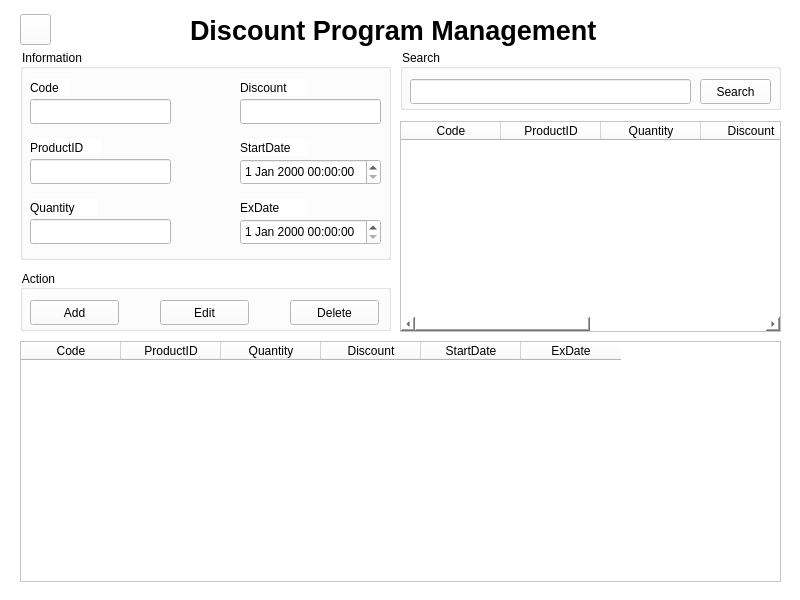
<?xml version="1.0" encoding="UTF-8"?>
<ui version="4.0">
 <class>MainWindow</class>
 <widget class="QMainWindow" name="MainWindow">
  <property name="geometry">
   <rect>
    <x>0</x>
    <y>0</y>
    <width>800</width>
    <height>600</height>
   </rect>
  </property>
  <property name="windowTitle">
   <string>MainWindow</string>
  </property>
  <property name="styleSheet">
   <string notr="true">background-color: rgb(255, 255, 255);</string>
  </property>
  <widget class="QWidget" name="centralwidget">
   <widget class="QLabel" name="label">
    <property name="geometry">
     <rect>
      <x>190</x>
      <y>0</y>
      <width>411</width>
      <height>61</height>
     </rect>
    </property>
    <property name="font">
     <font>
      <pointsize>20</pointsize>
      <weight>75</weight>
      <bold>true</bold>
     </font>
    </property>
    <property name="text">
     <string>Discount Program Management</string>
    </property>
   </widget>
   <widget class="QTableWidget" name="listview1">
    <property name="geometry">
     <rect>
      <x>20</x>
      <y>341</y>
      <width>761</width>
      <height>241</height>
     </rect>
    </property>
    <column>
     <property name="text">
      <string>Code</string>
     </property>
    </column>
    <column>
     <property name="text">
      <string>ProductID</string>
     </property>
    </column>
    <column>
     <property name="text">
      <string>Quantity</string>
     </property>
    </column>
    <column>
     <property name="text">
      <string>Discount</string>
     </property>
    </column>
    <column>
     <property name="text">
      <string>StartDate</string>
     </property>
    </column>
    <column>
     <property name="text">
      <string>ExDate</string>
     </property>
    </column>
   </widget>
   <widget class="QGroupBox" name="groupBox">
    <property name="geometry">
     <rect>
      <x>20</x>
      <y>49</y>
      <width>371</width>
      <height>211</height>
     </rect>
    </property>
    <property name="title">
     <string>Information</string>
    </property>
    <widget class="QLabel" name="label_2">
     <property name="geometry">
      <rect>
       <x>10</x>
       <y>30</y>
       <width>41</width>
       <height>17</height>
      </rect>
     </property>
     <property name="text">
      <string>Code</string>
     </property>
    </widget>
    <widget class="QLineEdit" name="txt_code">
     <property name="geometry">
      <rect>
       <x>10</x>
       <y>50</y>
       <width>141</width>
       <height>25</height>
      </rect>
     </property>
    </widget>
    <widget class="QLabel" name="label_3">
     <property name="geometry">
      <rect>
       <x>10</x>
       <y>90</y>
       <width>71</width>
       <height>17</height>
      </rect>
     </property>
     <property name="text">
      <string>ProductID</string>
     </property>
    </widget>
    <widget class="QLineEdit" name="txt_ProductID">
     <property name="geometry">
      <rect>
       <x>10</x>
       <y>110</y>
       <width>141</width>
       <height>25</height>
      </rect>
     </property>
    </widget>
    <widget class="QLabel" name="label_4">
     <property name="geometry">
      <rect>
       <x>10</x>
       <y>150</y>
       <width>67</width>
       <height>17</height>
      </rect>
     </property>
     <property name="text">
      <string>Quantity</string>
     </property>
    </widget>
    <widget class="QLineEdit" name="txt_Quantity">
     <property name="geometry">
      <rect>
       <x>10</x>
       <y>170</y>
       <width>141</width>
       <height>25</height>
      </rect>
     </property>
    </widget>
    <widget class="QLineEdit" name="txt_Discount">
     <property name="geometry">
      <rect>
       <x>220</x>
       <y>50</y>
       <width>141</width>
       <height>25</height>
      </rect>
     </property>
    </widget>
    <widget class="QLabel" name="label_5">
     <property name="geometry">
      <rect>
       <x>220</x>
       <y>30</y>
       <width>67</width>
       <height>17</height>
      </rect>
     </property>
     <property name="text">
      <string>Discount</string>
     </property>
    </widget>
    <widget class="QDateTimeEdit" name="StartDate">
     <property name="geometry">
      <rect>
       <x>220</x>
       <y>110</y>
       <width>141</width>
       <height>26</height>
      </rect>
     </property>
    </widget>
    <widget class="QDateTimeEdit" name="ExDate">
     <property name="geometry">
      <rect>
       <x>220</x>
       <y>170</y>
       <width>141</width>
       <height>26</height>
      </rect>
     </property>
    </widget>
    <widget class="QLabel" name="label_6">
     <property name="geometry">
      <rect>
       <x>220</x>
       <y>90</y>
       <width>67</width>
       <height>17</height>
      </rect>
     </property>
     <property name="text">
      <string>StartDate</string>
     </property>
    </widget>
    <widget class="QLabel" name="label_7">
     <property name="geometry">
      <rect>
       <x>220</x>
       <y>150</y>
       <width>67</width>
       <height>17</height>
      </rect>
     </property>
     <property name="text">
      <string>ExDate</string>
     </property>
    </widget>
   </widget>
   <widget class="QGroupBox" name="groupBox_2">
    <property name="geometry">
     <rect>
      <x>20</x>
      <y>270</y>
      <width>371</width>
      <height>61</height>
     </rect>
    </property>
    <property name="title">
     <string>Action</string>
    </property>
    <widget class="QPushButton" name="btn_Add">
     <property name="geometry">
      <rect>
       <x>10</x>
       <y>30</y>
       <width>89</width>
       <height>25</height>
      </rect>
     </property>
     <property name="text">
      <string>Add</string>
     </property>
    </widget>
    <widget class="QPushButton" name="btn_Edit">
     <property name="geometry">
      <rect>
       <x>140</x>
       <y>30</y>
       <width>89</width>
       <height>25</height>
      </rect>
     </property>
     <property name="text">
      <string>Edit</string>
     </property>
    </widget>
    <widget class="QPushButton" name="btn_Delete">
     <property name="geometry">
      <rect>
       <x>270</x>
       <y>30</y>
       <width>89</width>
       <height>25</height>
      </rect>
     </property>
     <property name="text">
      <string>Delete</string>
     </property>
    </widget>
   </widget>
   <widget class="QTableWidget" name="listview2">
    <property name="geometry">
     <rect>
      <x>400</x>
      <y>121</y>
      <width>381</width>
      <height>211</height>
     </rect>
    </property>
    <column>
     <property name="text">
      <string>Code</string>
     </property>
    </column>
    <column>
     <property name="text">
      <string>ProductID</string>
     </property>
    </column>
    <column>
     <property name="text">
      <string>Quantity</string>
     </property>
    </column>
    <column>
     <property name="text">
      <string>Discount</string>
     </property>
    </column>
    <column>
     <property name="text">
      <string>StartDate</string>
     </property>
    </column>
    <column>
     <property name="text">
      <string>ExDate</string>
     </property>
    </column>
   </widget>
   <widget class="QGroupBox" name="groupBox_3">
    <property name="geometry">
     <rect>
      <x>400</x>
      <y>49</y>
      <width>381</width>
      <height>61</height>
     </rect>
    </property>
    <property name="title">
     <string>Search</string>
    </property>
    <widget class="QLineEdit" name="txt_find">
     <property name="geometry">
      <rect>
       <x>10</x>
       <y>30</y>
       <width>281</width>
       <height>25</height>
      </rect>
     </property>
    </widget>
    <widget class="QPushButton" name="btn_find">
     <property name="geometry">
      <rect>
       <x>300</x>
       <y>30</y>
       <width>71</width>
       <height>25</height>
      </rect>
     </property>
     <property name="text">
      <string>Search</string>
     </property>
    </widget>
   </widget>
   <widget class="QPushButton" name="pushButton_2">
    <property name="geometry">
     <rect>
      <x>20</x>
      <y>14</y>
      <width>31</width>
      <height>31</height>
     </rect>
    </property>
    <property name="styleSheet">
     <string notr="true">border-image: url(:/pic/pic/icon11.png);</string>
    </property>
    <property name="text">
     <string/>
    </property>
   </widget>
  </widget>
 </widget>
 <resources>
  <include location="Discount.qrc"/>
 </resources>
 <connections/>
</ui>
